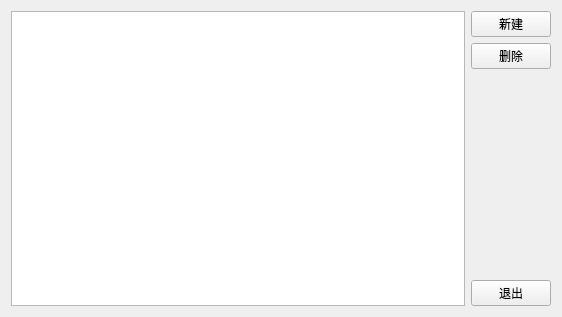
<?xml version="1.0" encoding="UTF-8"?>
<ui version="4.0">
 <class>Setup4Model</class>
 <widget class="QWidget" name="Setup4Model">
  <property name="geometry">
   <rect>
    <x>0</x>
    <y>0</y>
    <width>562</width>
    <height>317</height>
   </rect>
  </property>
  <property name="windowTitle">
   <string>Form</string>
  </property>
  <layout class="QVBoxLayout" name="verticalLayout_3">
   <item>
    <layout class="QHBoxLayout" name="horizontalLayout">
     <item>
      <layout class="QVBoxLayout" name="verticalLayout">
       <item>
        <widget class="QListView" name="listView"/>
       </item>
      </layout>
     </item>
     <item>
      <layout class="QVBoxLayout" name="verticalLayout_2">
       <item>
        <widget class="QPushButton" name="pushButton">
         <property name="text">
          <string>新建</string>
         </property>
        </widget>
       </item>
       <item>
        <widget class="QPushButton" name="pushButton_2">
         <property name="text">
          <string>删除</string>
         </property>
        </widget>
       </item>
       <item>
        <spacer name="verticalSpacer">
         <property name="orientation">
          <enum>Qt::Vertical</enum>
         </property>
         <property name="sizeHint" stdset="0">
          <size>
           <width>20</width>
           <height>40</height>
          </size>
         </property>
        </spacer>
       </item>
       <item>
        <widget class="QPushButton" name="pushButton_4">
         <property name="text">
          <string>退出</string>
         </property>
        </widget>
       </item>
      </layout>
     </item>
    </layout>
   </item>
  </layout>
 </widget>
 <resources/>
 <connections/>
</ui>
